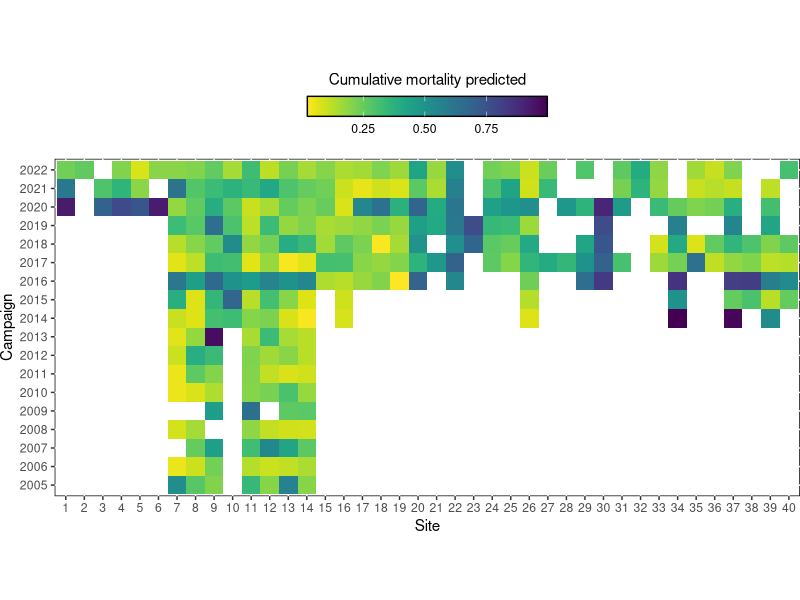
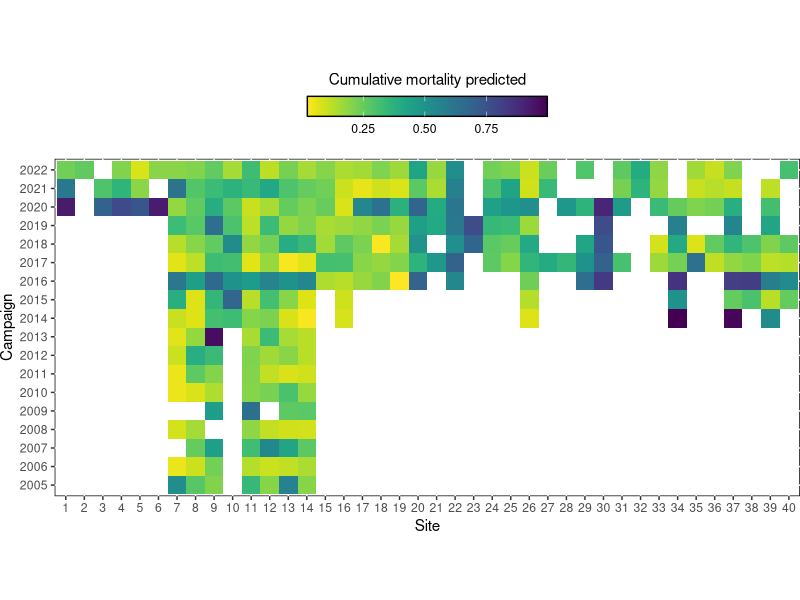
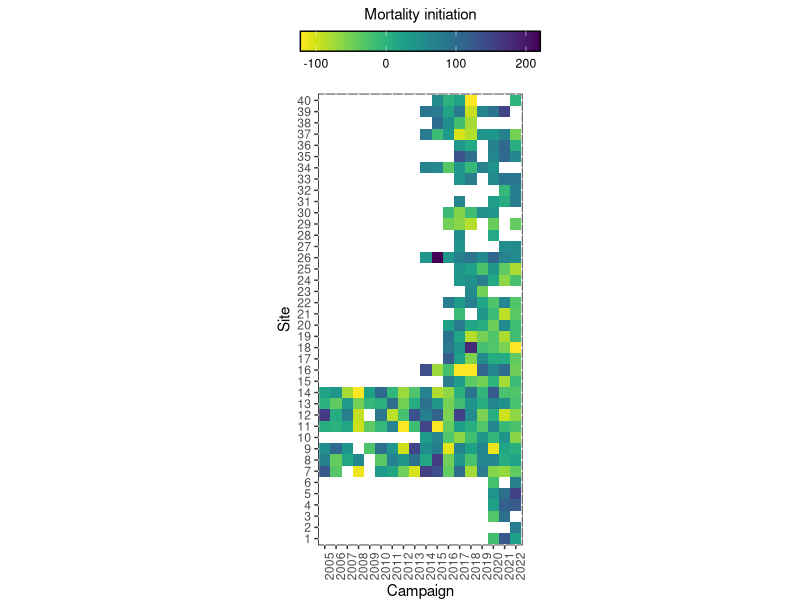
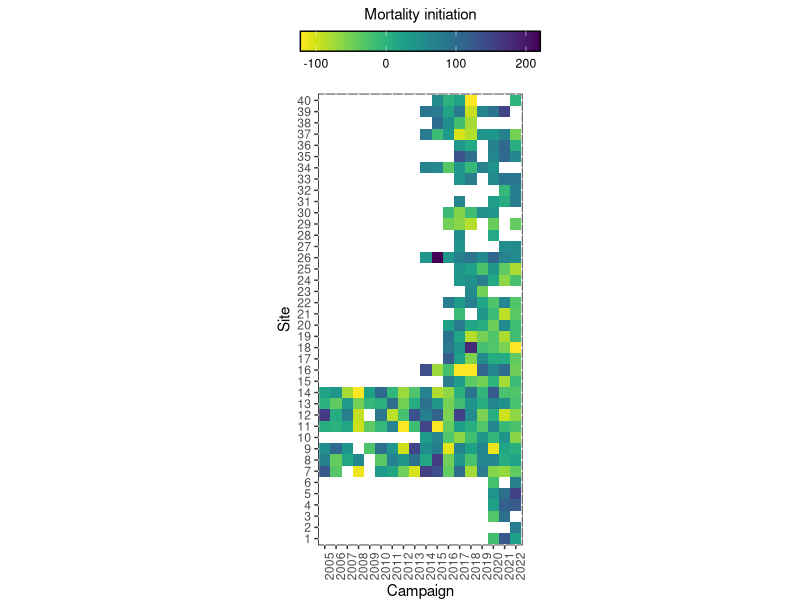
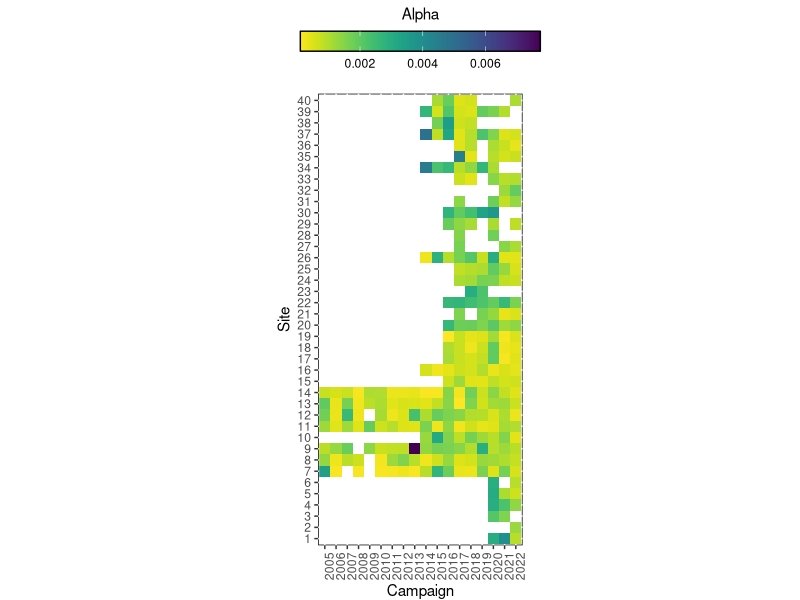
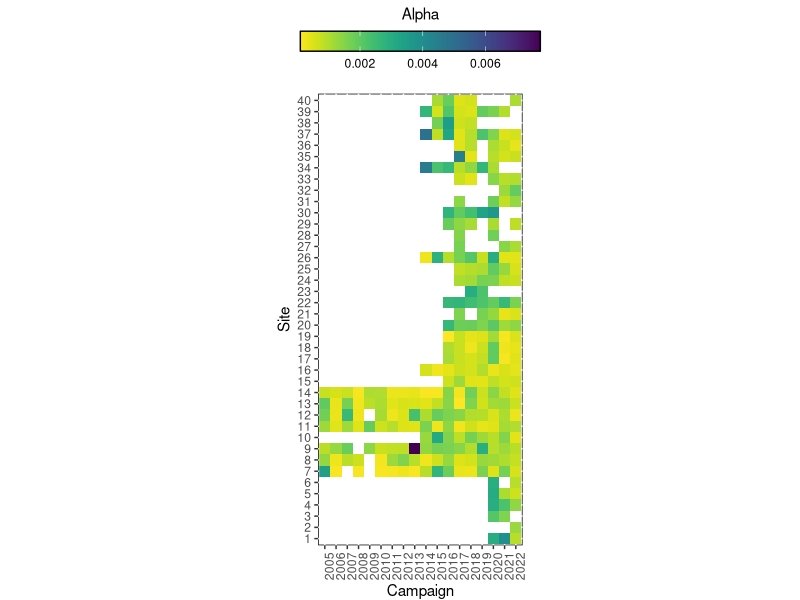
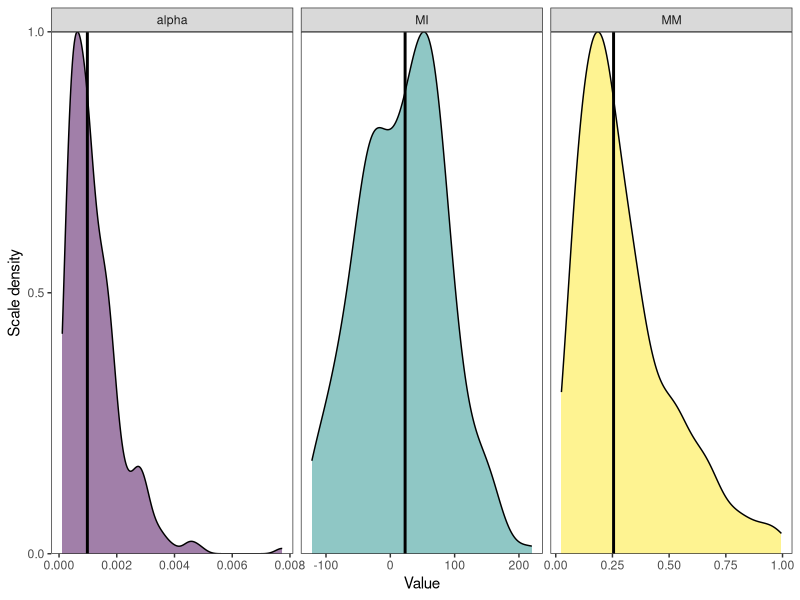
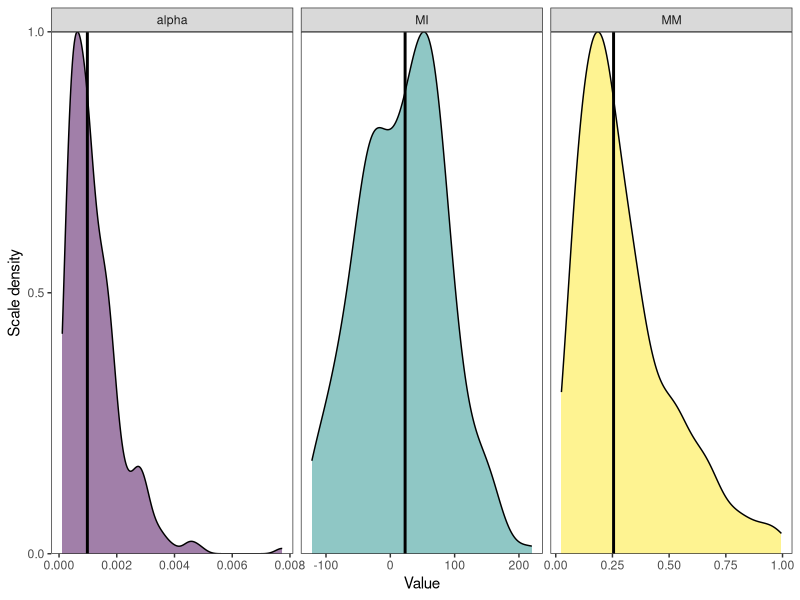

Recreate these plots in R, in order.
# Script to create Figure 1
# 2024-10-28, Ifremer 
# Depends on dataset death_predicted.csv generated by script 2_National_Data_mytilus.R
# Produce Figure 1 :
# Produce Figures J, K and L

# Install necessary libraries and load it ----
list.of.packages <- c("tidyverse", "viridis","GGally","scales")
new.packages <- list.of.packages[!(list.of.packages %in% installed.packages()[,"Package"])]
if(length(new.packages)) install.packages(new.packages)

library(tidyverse)
library(viridis)
library(GGally)
#library(ggh4x)
library(scales)

# Mortality Metrics ----

# Data predicted loading: 
death_preds <- read.csv(file.path("Data","new_datasets","death_predicted.csv"), header=TRUE, sep=",")
death_preds<-death_preds %>% mutate(id_site = as.factor(id_site), Campaign = as.factor(Campaign)) 

# Maximum mortality (MM)
death_preds261 <- death_preds %>%
  filter(DOY == "261") %>%
  rename("MM" = "CM_pred")

# Figure 1 ----
##This is the figure 1 which is included in the datapaper
Fig1 <- ggplot(death_preds261, aes(x = reorder(id_site, as.numeric(id_site)), y = reorder(Campaign, as.integer(as.character(Campaign))) , fill = MM)) +
  geom_raster() +
  coord_fixed() +
  theme(panel.background = element_rect(fill = "white", colour = "black", linewidth = 0.5, linetype = "solid"),
        legend.position = "top",  
        plot.margin = unit(c(0, 0, 0, 0), "null")
  )+
  guides(
    fill = guide_colourbar(
      title.position = "top", title.hjust = 0.5, frame.colour = "black", barwidth = 12,
      barheight = 1, order = 1,
      direction = "horizontal",  
      label.position = "bottom",  
      label.hjust = 0.5,  
      title.vjust = 1  
    )
  ) +
  ylab("Campaign") +
  xlab("Site") +
  scale_fill_viridis(name = "Cumulative mortality predicted", direction = -1)
ggsave(Fig1, file = file.path("Figures","Figure1.jpeg"),
       width = 8.6, height = 6, dpi = 300, units = "in",
       type = "cairo")
graphics.off()
X11()
Fig1

# Mortality initiation :
mortality_initiation <- death_preds %>%
  group_by(Campaign, id_site) %>%
  mutate(MI = max(CM_pred) / 10) %>%
  filter(CM_pred > MI) %>%
  summarize(MI = min(DOY)) %>% 
  ungroup()

# Figure J ----
# (this figure is not included in the article):
FigJ <- ggplot(mortality_initiation, aes(x = reorder(Campaign, as.integer(as.character(Campaign))), y = reorder(id_site, as.numeric(id_site)), fill = MI)) +
  geom_raster() +
  coord_fixed() +
  theme(axis.text.x = element_text(angle = 90, hjust = 1),
        panel.background = element_rect(fill = "white", colour = "black", linewidth = 0.5, linetype = "solid"),
        legend.position = "top",  
        plot.margin = unit(c(0, 0, 0, 0), "null")
  )+
  guides(
    fill = guide_colourbar(
      title.position = "top", title.hjust = 0.5, frame.colour = "black", barwidth = 12,
      barheight = 1, order = 1,
      direction = "horizontal",  
      label.position = "bottom",  
      label.hjust = 0.5,  
      title.vjust = 1  
    )
  ) +
  ylab("Site") +
  xlab("Campaign") +
  scale_fill_viridis(name = "Mortality initiation", direction = -1)
ggsave(FigJ, file = file.path("Figures","FigureJ.jpeg"),
       width = 19.2, height = 11.77, dpi = 300, units = "in",
       type = "cairo")
graphics.off()
x11()
FigJ

# Alpha metric ----
#Line between the initiation of mortality (MI) and maximum mortality at day 261 (MM) : 
T1<- death_preds %>%
  group_by(Campaign, id_site) %>%
  mutate(mort_10 = max(CM_pred) / 10)
T1<-T1%>% group_by(Campaign, id_site)%>%filter(CM_pred > mort_10)
T1<-T1%>%group_by(Campaign, id_site)%>%filter(DOY==min(DOY))
T1<-T1%>%dplyr::select(Campaign,id_site,DOY,CM_pred)

T2<-death_preds261%>%
  rename("CM_pred"="MM")

Line<-rbind(T1,T2)

# Function to calculate the slope :
calculate_slope <- function(x, y) {
  model <- lm(y ~ x)
  return(coef(model)[2])  
}

# Applying the function by group (Campaign x id_site)
Alpha <- Line %>%
  group_by(Campaign, id_site) %>%
  summarise(alpha = calculate_slope(DOY, CM_pred))

# Figure K ----
# (this figure is not included in the article):
FigK <- ggplot(Alpha, aes(x = reorder(Campaign, as.integer(as.character(Campaign))), y = reorder(id_site, as.numeric(id_site)), fill = alpha)) +
  geom_raster() +
  coord_fixed() +
  theme(axis.text.x = element_text(angle = 90, hjust = 1),
        panel.background = element_rect(fill = "white", colour = "black", linewidth = 0.5, linetype = "solid"),
        legend.position = "top",  
        plot.margin = unit(c(0, 0, 0, 0), "null")
  )+
  guides(
    fill = guide_colourbar(
      title.position = "top", title.hjust = 0.5, frame.colour = "black", barwidth = 12,
      barheight = 1, order = 1,
      direction = "horizontal",  
      label.position = "bottom",  
      label.hjust = 0.5,  
      title.vjust = 1  
    )
  ) +
  ylab("Site") +
  xlab("Campaign") +
  scale_fill_viridis(name = "Alpha", direction = -1)
ggsave(FigK, file = file.path("Figures","FigureK.jpeg"),
       width = 19.2, height = 11.77, dpi = 300, units = "in",
       type = "cairo")
graphics.off()
X11()
FigK

# Distribution and median of the three mortality metrics ----
complet_mortality_metrics <- death_preds261 %>%
  full_join(mortality_initiation, by = c("Campaign","id_site"))%>%
  full_join(Alpha, by = c("Campaign","id_site"))

death_metric<-pivot_longer(complet_mortality_metrics,cols=c(MM,MI,alpha),
                           names_to="Mortality_indicators", values_to = "Value")

death_metric_median <- death_metric %>%
  group_by(Mortality_indicators) %>%
  summarise(median = median(Value), count = n()) %>%
  ungroup()

# Figure L ----
# This figure is not included in the datapaper
theme_graphic <- function(base_family = "sans", ...) {
  theme_bw(base_family = base_family, ...) +
    theme(
      panel.grid = element_blank(),
      legend.background = element_rect(color = NA, fill = NA),
      strip.text = element_text(size = 11),
      axis.title = element_text(size = 12),
      legend.title = element_text(size = 12),
      legend.key.height = unit(0.5, "cm"),
      legend.key.width = unit(0.5, "cm"))}

FigL <- death_metric %>%
  ggplot() +
  geom_density(aes(x = Value, fill = Mortality_indicators, after_stat(scaled)), alpha = 0.5) +
  scale_fill_viridis(discrete = TRUE) +
  facet_grid(~ Mortality_indicators, scales = "free") +
  scale_y_continuous(limits = c(0, 1), breaks = seq(0, 1, by = 0.5), expand = expansion(mult = c(0, 0))) +
  geom_vline(data = death_metric_median, aes(xintercept = median), color = "black", size = 1) +
  scale_colour_viridis(discrete = TRUE) +
  ylab("Scale density") +
  theme_bw() +
  theme(legend.position = "none", panel.grid = element_blank(), legend.background = element_rect(color = NA, fill = NA))
ggsave(FigL, file = file.path("Figures","FigureL.jpeg"),
       width = 8, height = 6, dpi = 300, units = "in",
       type = "cairo")
graphics.off()
X11()
FigL

# Export of the mortality_metric file in .csv ----
write.csv(complet_mortality_metrics, file=file.path("Data","new_datasets","mortality_metric.csv"), row.names = FALSE, quote = TRUE, na = "NA")
